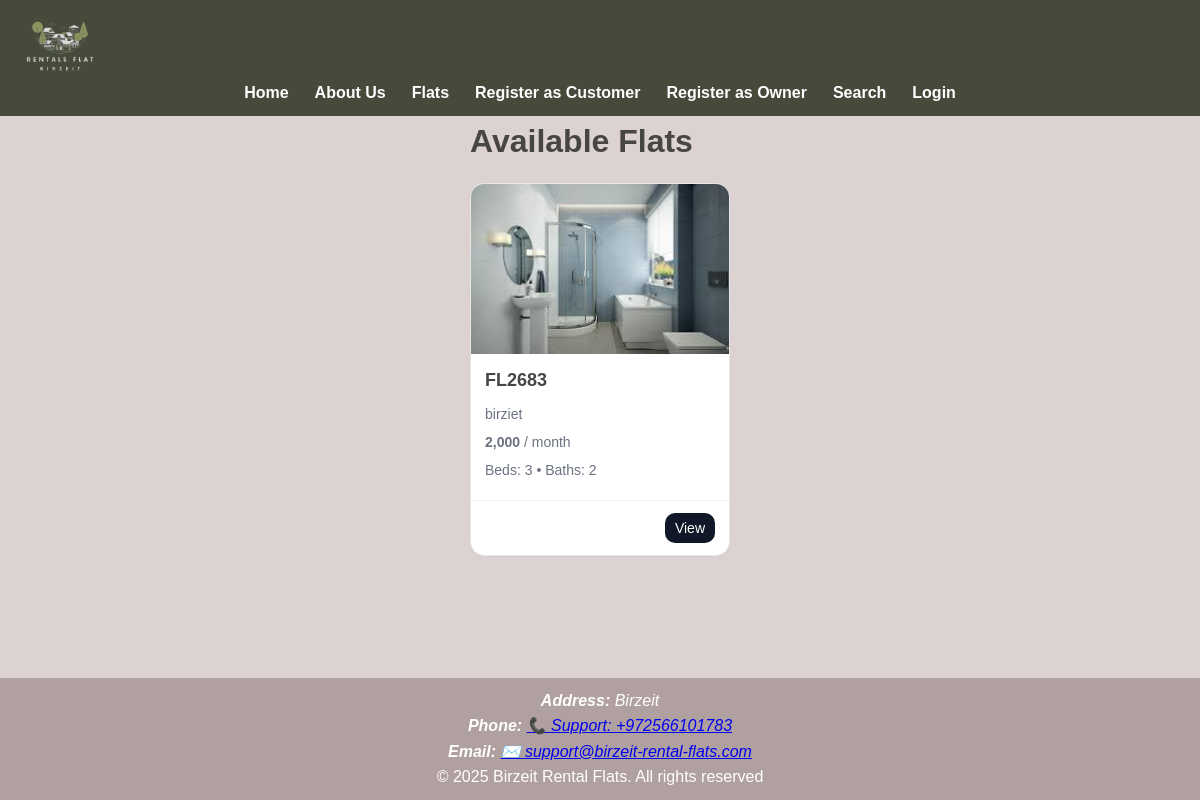
Screenshot of /pages/flats.php with the database file from the repository.
### tables this page shows
CREATE TABLE `flats` (
  `id` int(11) NOT NULL,
  `owner_id` int(11) NOT NULL,
  `location` varchar(255) NOT NULL,
  `address` text NOT NULL,
  `rent_cost` decimal(10,2) NOT NULL,
  `available_from` date NOT NULL,
  `available_to` date NOT NULL,
  `bedrooms` int(11) NOT NULL,
  `bathrooms` int(11) NOT NULL,
  `size_sqm` float DEFAULT NULL,
  `has_heating` tinyint(1) DEFAULT NULL,
  `has_air_conditioning` tinyint(1) DEFAULT NULL,
  `has_access_control` tinyint(1) DEFAULT NULL,
  `has_parking` tinyint(1) DEFAULT NULL,
  `backyard_type` enum('individual','shared','none') DEFAULT NULL,
  `has_playground` tinyint(1) DEFAULT NULL,
  `has_storage` tinyint(1) DEFAULT NULL,
  `description` text DEFAULT NULL,
  `is_furnished` tinyint(1) DEFAULT NULL,
  `is_approved` tinyint(1) DEFAULT 0,
  `reference_number` char(6) DEFAULT NULL
);

### dbconfig.inc.php (called while the page is built, shortened)
<?php
function e(?string $str): string {
    return htmlspecialchars((string)$str, ENT_QUOTES, 'UTF-8');
}

### pages/flats.php (the view, shortened to what this page needs)
<?php
require_once __DIR__ . '/../dbconfig.inc.php';
$pdo = getDatabaseConnection();
$sql = "
  SELECT
    f.id, f.reference_number, f.location, f.address, f.rent_cost,
    f.bedrooms, f.bathrooms,
    (
      SELECT image_path
      FROM images i
      WHERE i.flat_id = f.id
      ORDER BY i.id ASC
      LIMIT 1
    ) AS cover_image
  FROM flats f
  WHERE f.is_approved = 1
  ORDER BY f.id DESC
  LIMIT 60
";
$rows = $pdo->query($sql)->fetchAll();
$BASE = rtrim(BASE_URL, '/') . '/';
?>
<!doctype html>
<html lang="en">
<head>
  <link rel="stylesheet" href="<?= e(BASE_URL) ?>/style.css">
</head>
<body>
<?php include __DIR__ . '/../includes/header.php'; ?>
<main class="container">
  <h1>Available Flats</h1>
  <?php if (!$rows): ?>
    <p>No flats available.</p>
  <?php else: ?>
    <div class="cards">
      <?php foreach ($rows as $r):
        $img = $r['cover_image'];
        if ($img && strpos($img, 'http') !== 0) {
          $img = $BASE . ltrim($img, '/');
        }
      ?>
        <article class="card">
          <img class="thumb" src="<?= e($img) ?>" alt="Flat image">
          <div class="body">
            <h3><?= e($r['reference_number'] ?? 'Flat') ?></h3>
            <div class="meta"><?= e($r['location']) ?></div>
            <div class="meta"><span class="price"><?= number_format((float)$r['rent_cost']) ?></span> / month</div>
            <div class="meta">Beds: <?= (int)$r['bedrooms'] ?> • Baths: <?= (int)$r['bathrooms'] ?></div>
          </div>
          <div class="actions">
            <a class="btn btn-view" href="<?= e($BASE) ?>pages/flat_detail.php?id=<?= (int)$r['id'] ?>">View</a>
          </div>
        </article>
      <?php endforeach; ?>
    </div>
  <?php endif; ?>
</main>
<?php include __DIR__ . '/../includes/footer.php'; ?>
</body>
</html>

### style.css (style rules this page uses)
:root { --dark-brown: #b1a0a0; --deep-olive: #454a3a; --soft-pink: #ddd2d2; --light-beige: #c4bdbd; --text-gray: #484545; --white: #fff; --primary-color: #b1a0a0; --primary-hover: #454a3a; --accent-color: #c4bdbd; --text-color: #484545; --header-bg: #454a3a; --footer-bg: #b1a0a0; --border-radius: 12px; --box-shadow: 0 2px 12px #8881; --main-bg-color: #ddd2d2; --font-main: 'Arial', sans-serif; --font-size: 16px; --transition-speed: 0.3s; }
* { box-sizing: border-box; margin: 0; padding: 0; }
body { font-family: var(--font-main); font-size: var(--font-size); background-color: var(--main-bg-color); color: var(--text-color); line-height: 1.6; }
.container { max-width: 1200px; margin: auto; padding: 0px; }
main { flex: 3; }
html, body { height: 100%; min-height: 100%; }
body { min-height: 100vh; display: flex; flex-direction: column; }
main.container { flex: 1 0 auto; }
.btn-view { padding: 4px 10px; font-size: 14px; }

### pages/flats.php (style rules this page uses)
.cards { display:grid;grid-template-columns:repeat(auto-fill,minmax(260px,1fr));gap:16px;margin-top:16px }
.card { background:#fff;border:1px solid #e5e7eb;border-radius:14px;overflow:hidden;box-shadow:0 1px 2px rgba(0,0,0,.04) }
.card .thumb { width:100%;height:170px;object-fit:cover;display:block;background:#f3f4f6 }
.card .body { padding:12px 14px }
.card h3 { margin:0 0 8px;font-size:18px }
.meta { color:#6b7280;font-size:14px;margin:6px 0 }
.price { font-weight:600 }
.card .actions { padding:12px 14px;border-top:1px solid #f1f5f9;display:flex;justify-content:flex-end }
.btn { display:inline-block;padding:8px 12px;border-radius:10px;text-decoration:none }
.btn-view { background:#111827;color:#fff }

### rows the page displays
flats: reference_number "FL2683", location "birziet", rent_cost "2,000", bedrooms "3", bathrooms "2"
